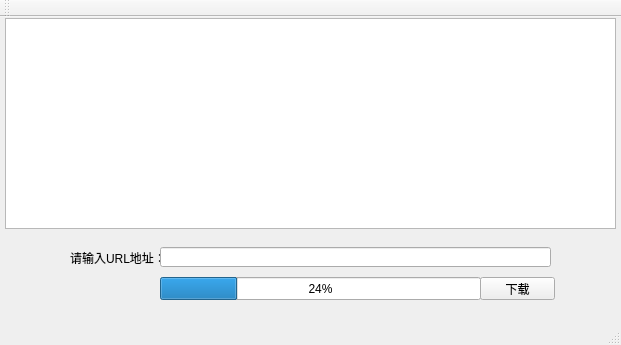
<?xml version="1.0" encoding="UTF-8"?>
<ui version="4.0">
 <class>MainWindow</class>
 <widget class="QMainWindow" name="MainWindow">
  <property name="geometry">
   <rect>
    <x>0</x>
    <y>0</y>
    <width>621</width>
    <height>345</height>
   </rect>
  </property>
  <property name="windowTitle">
   <string>MainWindow</string>
  </property>
  <widget class="QWidget" name="centralWidget">
   <widget class="QTextBrowser" name="textBrowser">
    <property name="geometry">
     <rect>
      <x>5</x>
      <y>1</y>
      <width>611</width>
      <height>211</height>
     </rect>
    </property>
   </widget>
   <widget class="QLabel" name="label">
    <property name="geometry">
     <rect>
      <x>70</x>
      <y>230</y>
      <width>91</width>
      <height>21</height>
     </rect>
    </property>
    <property name="text">
     <string>请输入URL地址：</string>
    </property>
   </widget>
   <widget class="QLineEdit" name="lineEdit">
    <property name="geometry">
     <rect>
      <x>160</x>
      <y>230</y>
      <width>391</width>
      <height>20</height>
     </rect>
    </property>
   </widget>
   <widget class="QProgressBar" name="progressBar">
    <property name="geometry">
     <rect>
      <x>160</x>
      <y>260</y>
      <width>321</width>
      <height>23</height>
     </rect>
    </property>
    <property name="value">
     <number>24</number>
    </property>
   </widget>
   <widget class="QPushButton" name="pushButton">
    <property name="geometry">
     <rect>
      <x>480</x>
      <y>260</y>
      <width>75</width>
      <height>23</height>
     </rect>
    </property>
    <property name="text">
     <string>下载</string>
    </property>
   </widget>
  </widget>
  <widget class="QMenuBar" name="menuBar">
   <property name="geometry">
    <rect>
     <x>0</x>
     <y>0</y>
     <width>621</width>
     <height>23</height>
    </rect>
   </property>
  </widget>
  <widget class="QToolBar" name="mainToolBar">
   <attribute name="toolBarArea">
    <enum>TopToolBarArea</enum>
   </attribute>
   <attribute name="toolBarBreak">
    <bool>false</bool>
   </attribute>
  </widget>
  <widget class="QStatusBar" name="statusBar"/>
 </widget>
 <layoutdefault spacing="6" margin="11"/>
 <resources/>
 <connections/>
</ui>
